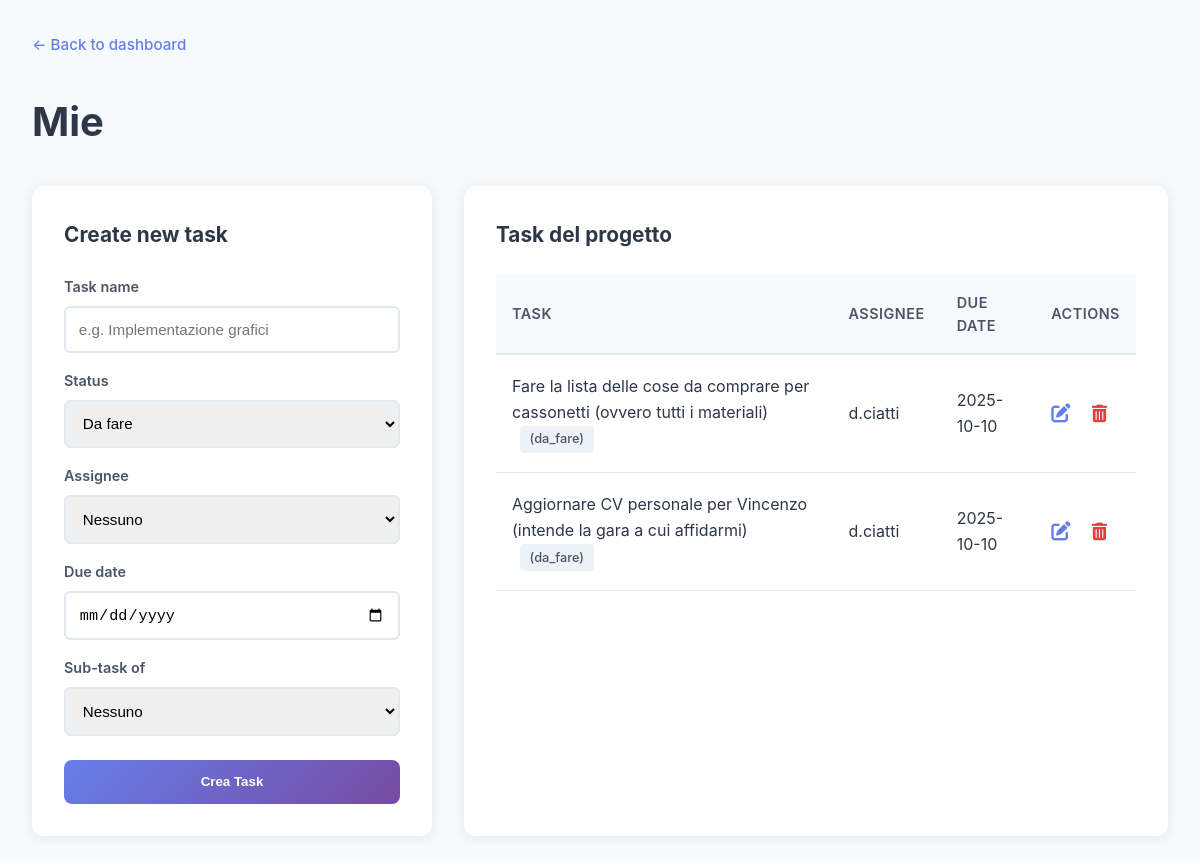
The app's page /progetto/4 (signed in) with its own data.
### tables this page shows
CREATE TABLE progetti (
            id INTEGER PRIMARY KEY AUTOINCREMENT,
            nome TEXT NOT NULL,
            owner_id INTEGER NOT NULL,
            FOREIGN KEY (owner_id) REFERENCES utenti(id)
        );

CREATE TABLE tasks (
            id INTEGER PRIMARY KEY AUTOINCREMENT,
            titolo TEXT NOT NULL,
            descrizione TEXT,
            progetto_id INTEGER NOT NULL,
            parent_id INTEGER,
            autore_id INTEGER NOT NULL,
            stato TEXT NOT NULL,
            assegnato_a INTEGER,
            scadenza TEXT,
            data_creazione TEXT DEFAULT CURRENT_TIMESTAMP,
            FOREIGN KEY (progetto_id) REFERENCES progetti(id),
            FOREIGN KEY (parent_id) REFERENCES tasks(id),
            FOREIGN KEY (autore_id) REFERENCES utenti(id),
            FOREIGN KEY (assegnato_a) REFERENCES utenti(id)
        );

CREATE TABLE utenti (
            id INTEGER PRIMARY KEY AUTOINCREMENT,
            nome TEXT NOT NULL,
            email TEXT UNIQUE NOT NULL,
            password_hash TEXT NOT NULL,
            ruolo TEXT NOT NULL
        );

### app/main.py (the view)
@app.get("/progetto/{progetto_id}", response_class=HTMLResponse)
async def visualizza_progetto(request: Request, progetto_id: int, user_id: str = Cookie(default=None)):
    if not user_id:
        return RedirectResponse("/login", status_code=302)
    db_path = get_db_path()
    conn = sqlite3.connect(db_path)
    c = conn.cursor()
    c.execute("""
        SELECT 1 FROM progetti p
        LEFT JOIN progetti_utenti pu ON p.id = pu.progetto_id
        WHERE p.id = ? AND (p.owner_id = ? OR pu.utente_id = ?)
    """, (progetto_id, user_id, user_id))
    if not c.fetchone():
        conn.close()
        return RedirectResponse("/", status_code=302)
    c.execute("SELECT nome FROM progetti WHERE id = ?", (progetto_id,))
    progetto = c.fetchone()
    if not progetto:
        conn.close()
        return RedirectResponse("/", status_code=302)
    c.execute("""SELECT id, titolo, descrizione, stato, parent_id, assegnato_a, scadenza
                 FROM tasks WHERE progetto_id = ?""", (progetto_id,))
    tasks = []
    for r in c.fetchall():
        tasks.append({
            "id": r[0],
            "titolo": r[1],
            "descrizione": r[2],
            "stato": r[3],
            "parent_id": r[4],
            "assegnato_a": r[5],
            "scadenza": r[6]
        })
    c.execute("""
        SELECT DISTINCT u.id, u.nome FROM utenti u
        INNER JOIN progetti_utenti pu ON u.id = pu.utente_id
        WHERE pu.progetto_id = ?
        UNION
        SELECT u.id, u.nome FROM utenti u
        INNER JOIN progetti p ON u.id = p.owner_id
        WHERE p.id = ?
    """, (progetto_id, progetto_id))
    membri_progetto = [{"id": r[0], "nome": r[1]} for r in c.fetchall()]
    conn.close()
    return templates.TemplateResponse("progetto.html", {
        "request": request,
        "progetto_nome": progetto[0],
        "progetto_id": progetto_id,
        "tasks": tasks,
        "membri_progetto": membri_progetto
    })

### frontend/templates/progetto.html (shortened to what this page needs)
<!DOCTYPE html>
<html lang="it">
<head>
    <link rel="stylesheet" href="/static/style.css">
    <link rel="stylesheet" href="https://cdnjs.cloudflare.com/ajax/libs/font-awesome/6.4.0/css/all.min.css">
</head>
<body>
    <div class="project-details-container">
        <nav class="back-nav">
            <a href="/">← Back to dashboard</a>
        </nav>
        <h1 class="project-title">{{ progetto_nome }}</h1>
        <div class="dashboard-project-split">
            <div class="project-tasks-create-panel">
                <h2 class="section-title">Create new task</h2>
                <form method="post" action="/crea_task" class="create-task-form">
                    <label for="titolo">Task name</label>
                    <input type="text" name="titolo" placeholder="e.g. Implementazione grafici" required>
                    <label for="stato">Status</label>
                    <select name="stato">
                        <option value="da_fare">Da fare</option>
                    </select>
                    <label for="assegnato_a">Assignee</label>
                    <select name="assegnato_a">
                        <option value="">Nessuno</option>
                    </select>
                    <label for="scadenza">Due date</label>
                    <input type="date" name="scadenza">
                    <label for="parent_id">Sub-task of</label>
                    <select name="parent_id">
                        <option value="">Nessuno</option>
                    </select>
                    <button type="submit" class="btn-accent">Crea Task</button>
                </form>
            </div>
            <div class="project-tasks-list-panel">
                <h2 class="section-title">Task del progetto</h2>
                <table class="table-tasks">
                    <thead>
                        <tr>
                            <th>Task</th>
                            <th>Assignee</th>
                            <th>Due Date</th>
                            <th>Actions</th>
                        </tr>
                    </thead>
                    <tbody>
                        {% for task in tasks %}
                        <tr>
                            <td>
                                {{ task.titolo }}
                                <span class="task-status">({{ task.stato }})</span>
                            </td>
                            <td>
                                {% if task.assegnato_a %}
                                    {% for membro in membri_progetto %}
                                        {% if membro.id == task.assegnato_a %}
                                            {{ membro.nome }}
                                        {% endif %}
                                    {% endfor %}
                                {% else %}
                                    Nessuno
                                {% endif %}
                            </td>
                            <td>
                                {% if task.scadenza %}
                                    {{ task.scadenza }}
                                {% endif %}
                            </td>
                            <td>
                                <a href="/modifica_task/{{ task.id }}?progetto_id={{ progetto_id }}" class="icon-edit" title="Modifica">
                                    <i class="fas fa-edit"></i>
                                </a>
                                <form method="post" action="/elimina_task" style="display:inline;">
                                    <button type="submit" class="icon-delete" title="Elimina" onclick="return confirm('Sei sicuro di voler eliminare questo task e tutti i suoi subtasks?');">
                                        <i class="fas fa-trash-alt"></i>
                                    </button>
                                </form>
                            </td>
                        </tr>
                        {% else %}
                        <tr>
                            <td colspan="4">Nessun task trovato</td>
                        </tr>
                        {% endfor %}
                    </tbody>
                </table>
            </div>
        </div>
    </div>
</body>
</html>

### frontend/static/style.css (style rules this page uses)
* { margin: 0; padding: 0; box-sizing: border-box; }
body { font-family: 'Inter', -apple-system, BlinkMacSystemFont, 'Segoe UI', Roboto, Oxygen, Ubuntu, Cantarell, sans-serif; background: linear-gradient(135deg, #667eea 0%, #764ba2 100%); min-height: 100vh; color: #2d3748; line-height: 1.6; }
a { color: #25b7ff; text-decoration: none; transition: color 0.3s ease; }
.project-details-container { min-height: 100vh; background: #f7fafc; padding: 2rem; }
.back-nav { max-width: 1400px; margin: 0 auto 2rem; }
.back-nav a { color: #667eea; font-weight: 500; font-size: 0.95rem; display: inline-flex; align-items: center; transition: color 0.3s ease; }
.project-title { max-width: 1400px; margin: 0 auto 2rem; font-size: 2.5rem; color: #2d3748; font-weight: 700; }
.dashboard-project-split { max-width: 1400px; margin: 0 auto; display: grid; grid-template-columns: 400px 1fr; gap: 2rem; }
.project-tasks-create-panel { background: white; padding: 2rem; border-radius: 12px; box-shadow: 0 2px 12px rgba(0, 0, 0, 0.08); height: fit-content; }
.section-title { font-size: 1.3rem; color: #2d3748; font-weight: 700; margin-bottom: 1.5rem; }
.create-task-form label { display: block; margin-top: 1rem; margin-bottom: 0.5rem; color: #4a5568; font-weight: 600; font-size: 0.9rem; }
.create-task-form input, .create-task-form select, .create-task-form textarea { width: 100%; padding: 0.8rem; border: 2px solid #e2e8f0; border-radius: 6px; font-size: 0.95rem; transition: border-color 0.3s ease; }
.btn-accent { width: 100%; margin-top: 1.5rem; padding: 0.9rem; background: linear-gradient(135deg, #667eea 0%, #764ba2 100%); color: white; border: none; border-radius: 8px; font-weight: 600; cursor: pointer; transition: all 0.3s ease; }
.project-tasks-list-panel { background: white; padding: 2rem; border-radius: 12px; box-shadow: 0 2px 12px rgba(0, 0, 0, 0.08); }
.table-tasks { width: 100%; border-collapse: collapse; margin-top: 1rem; }
.table-tasks thead { background: #f7fafc; border-bottom: 2px solid #e2e8f0; }
.table-tasks th { padding: 1rem; text-align: left; font-weight: 600; color: #4a5568; font-size: 0.9rem; text-transform: uppercase; letter-spacing: 0.5px; }
.table-tasks td { padding: 1.2rem 1rem; border-bottom: 1px solid #e2e8f0; }
.table-tasks tbody tr { transition: background 0.2s ease; }
.task-status { display: inline-block; padding: 0.2rem 0.6rem; background: #edf2f7; color: #4a5568; border-radius: 4px; font-size: 0.8rem; font-weight: 500; margin-left: 0.5rem; }
.icon-edit { color: #667eea; margin-right: 1rem; font-size: 1.2rem; transition: color 0.3s ease; }
.icon-delete { background: transparent; border: none; color: #e53e3e; font-size: 1.1rem; cursor: pointer; transition: color 0.3s ease; }

### records on screen
progetti: nome "Mie"
tasks: titolo "Fare la lista delle cose da comprare per cassonetti (ovvero tutti i materiali)", stato "da_fare", scadenza "2025-10-10"
utenti: nome "d.ciatti"
tasks: titolo "Aggiornare CV personale per Vincenzo (intende la gara a cui affidarmi)", stato "da_fare", scadenza "2025-10-10"
